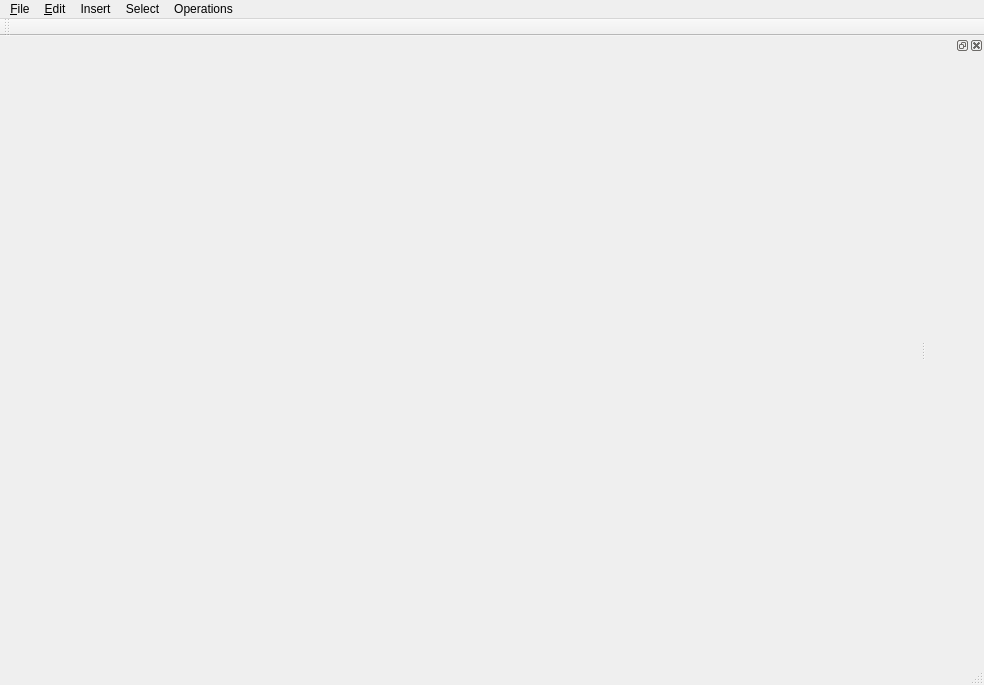
<?xml version="1.0" encoding="UTF-8"?>
<ui version="4.0">
 <class>GeticMainWnd</class>
 <widget class="QMainWindow" name="GeticMainWnd">
  <property name="geometry">
   <rect>
    <x>0</x>
    <y>0</y>
    <width>984</width>
    <height>685</height>
   </rect>
  </property>
  <property name="windowTitle">
   <string>GeticMainWnd</string>
  </property>
  <widget class="QWidget" name="centralWidget"/>
  <widget class="QStatusBar" name="statusBar"/>
  <widget class="QMenuBar" name="menuBar">
   <property name="geometry">
    <rect>
     <x>0</x>
     <y>0</y>
     <width>984</width>
     <height>27</height>
    </rect>
   </property>
   <widget class="QMenu" name="menuFile">
    <property name="title">
     <string>&amp;File</string>
    </property>
    <widget class="QMenu" name="menu_Recent">
     <property name="title">
      <string>&amp;Recent</string>
     </property>
     <addaction name="separator"/>
    </widget>
    <addaction name="action_New_tCtrl_N"/>
    <addaction name="action_Open_Ctrl_0"/>
    <addaction name="separator"/>
    <addaction name="action_Save_Ctrl_S"/>
    <addaction name="actionSave_As_Ctrl_A"/>
    <addaction name="separator"/>
    <addaction name="actionImport"/>
    <addaction name="action_Export_Ctrl_E"/>
    <addaction name="separator"/>
    <addaction name="menu_Recent"/>
   </widget>
   <widget class="QMenu" name="menu_Edit">
    <property name="title">
     <string>&amp;Edit</string>
    </property>
    <addaction name="action_Undo_Ctrl_Z"/>
    <addaction name="action_Redo_Ctrl_X"/>
    <addaction name="separator"/>
    <addaction name="actionCut_Ctrl_x"/>
    <addaction name="action_Copy_Ctrl_C"/>
    <addaction name="action_Paste_Ctrl_P"/>
   </widget>
   <widget class="QMenu" name="menuAction">
    <property name="title">
     <string>Select</string>
    </property>
    <addaction name="separator"/>
    <addaction name="actionBrush_Ctrl_B"/>
    <addaction name="actionFace_Ctrl_E"/>
    <addaction name="actionVertex_Ctrl_T"/>
    <addaction name="actionEdge_Ctrl_G"/>
   </widget>
   <widget class="QMenu" name="menuInsert">
    <property name="title">
     <string>Insert</string>
    </property>
    <addaction name="separator"/>
    <addaction name="actionBox_Ctrl_O"/>
    <addaction name="actionCylinder_Ctrl_Y"/>
    <addaction name="actionCone_Ctrl_N"/>
    <addaction name="actionStairs_Ctrl_I"/>
    <addaction name="actionSheet_Ctrl_H"/>
    <addaction name="actionSphere_Ctrl_R"/>
    <addaction name="actionTerrain_Ctrl_1"/>
    <addaction name="actionTerrian_Triangulated_Ctrl_8"/>
    <addaction name="action2D_Shape_Ctrl_9"/>
    <addaction name="actionPrefabricate_Ctrl_Q"/>
   </widget>
   <widget class="QMenu" name="menuOperations">
    <property name="title">
     <string>Operations</string>
    </property>
    <addaction name="actionMove_Ctrl_M"/>
    <addaction name="actionScale_Ctrl_L"/>
    <addaction name="actionRotate_Ctrl_R"/>
   </widget>
   <addaction name="menuFile"/>
   <addaction name="menu_Edit"/>
   <addaction name="menuInsert"/>
   <addaction name="menuAction"/>
   <addaction name="menuOperations"/>
  </widget>
  <widget class="QToolBar" name="toolBar">
   <property name="windowTitle">
    <string>toolBar</string>
   </property>
   <attribute name="toolBarArea">
    <enum>TopToolBarArea</enum>
   </attribute>
   <attribute name="toolBarBreak">
    <bool>false</bool>
   </attribute>
  </widget>
  <widget class="QDockWidget" name="bardlg_2">
   <attribute name="dockWidgetArea">
    <number>2</number>
   </attribute>
   <widget class="QWidget" name="dockWidgetContents_2"/>
  </widget>
  <action name="action_New_tCtrl_N">
   <property name="text">
    <string>&amp;New Ctrl+N</string>
   </property>
  </action>
  <action name="action_Open_Ctrl_0">
   <property name="text">
    <string>&amp;Open... Ctrl+O</string>
   </property>
  </action>
  <action name="action_Save_Ctrl_S">
   <property name="text">
    <string>&amp;Save Ctrl+S</string>
   </property>
  </action>
  <action name="actionSave_As_Ctrl_A">
   <property name="text">
    <string>Save &amp;As... Ctrl+A</string>
   </property>
  </action>
  <action name="actionImport">
   <property name="text">
    <string>&amp;Import... Ctrl+I</string>
   </property>
  </action>
  <action name="action_Export_Ctrl_E">
   <property name="text">
    <string>&amp;Export... Ctrl+E</string>
   </property>
  </action>
  <action name="action_Undo_Ctrl_Z">
   <property name="text">
    <string>&amp;Undo Ctrl+Z</string>
   </property>
  </action>
  <action name="action_Redo_Ctrl_X">
   <property name="text">
    <string>&amp;Redo Ctrl+Shift+Z</string>
   </property>
  </action>
  <action name="actionCut_Ctrl_x">
   <property name="text">
    <string>Cut Ctrl+x</string>
   </property>
  </action>
  <action name="action_Copy_Ctrl_C">
   <property name="text">
    <string>&amp;Copy Ctrl+C</string>
   </property>
  </action>
  <action name="action_Paste_Ctrl_P">
   <property name="text">
    <string>&amp;Paste Ctrl+P</string>
   </property>
  </action>
  <action name="actionBRUSH">
   <property name="text">
    <string>BRUSH</string>
   </property>
  </action>
  <action name="actionMove_Ctrl_M">
   <property name="text">
    <string>Move Ctrl+M</string>
   </property>
  </action>
  <action name="actionScale_Ctrl_L">
   <property name="text">
    <string>Scale Ctrl+L</string>
   </property>
  </action>
  <action name="actionRotate_Ctrl_R">
   <property name="text">
    <string>Rotate Ctrl+R</string>
   </property>
  </action>
  <action name="actionBrush_Ctrl_B">
   <property name="checkable">
    <bool>true</bool>
   </property>
   <property name="text">
    <string>Brush Ctrl+B</string>
   </property>
  </action>
  <action name="actionFace_Ctrl_E">
   <property name="text">
    <string>Face Ctrl+E</string>
   </property>
  </action>
  <action name="actionVertex_Ctrl_T">
   <property name="text">
    <string>Vertex Ctrl+T</string>
   </property>
  </action>
  <action name="actionEdge_Ctrl_G">
   <property name="text">
    <string>Edge Ctrl+G</string>
   </property>
  </action>
  <action name="actionBox_Ctrl_O">
   <property name="text">
    <string>Box Ctrl+1</string>
   </property>
  </action>
  <action name="actionCylinder_Ctrl_Y">
   <property name="text">
    <string>Cylinder Ctrl+2</string>
   </property>
  </action>
  <action name="actionCone_Ctrl_N">
   <property name="text">
    <string>Cone Ctrl+3</string>
   </property>
  </action>
  <action name="actionStairs_Ctrl_I">
   <property name="text">
    <string>Stairs Ctrl+4</string>
   </property>
  </action>
  <action name="actionSheet_Ctrl_H">
   <property name="text">
    <string>Sheet Ctrl+5</string>
   </property>
  </action>
  <action name="actionSphere_Ctrl_R">
   <property name="text">
    <string>Sphere Ctrl+6</string>
   </property>
  </action>
  <action name="actionTerrain_Ctrl_1">
   <property name="text">
    <string>Terrain Ctrl+7</string>
   </property>
  </action>
  <action name="actionTerrian_Triangulated_Ctrl_8">
   <property name="text">
    <string>Terrian Triangulated Ctrl+8</string>
   </property>
  </action>
  <action name="action2D_Shape_Ctrl_9">
   <property name="text">
    <string>2D Shape Ctrl+9</string>
   </property>
  </action>
  <action name="actionPrefabricate_Ctrl_Q">
   <property name="text">
    <string>Prefabricate Ctrl+Q</string>
   </property>
  </action>
 </widget>
 <resources/>
 <connections/>
</ui>
